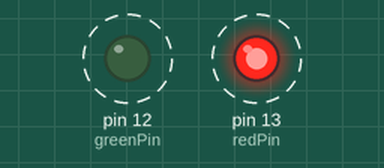
This sketch was run on a simulated Arduino Uno, built with avr-gcc and run on an emulated ATmega328P. On the bench: output pins drawn as LEDs (lit = HIGH). Dashed ring = blinking.

Above: at 0.5 s.
Timing chart, 0 to 4.6 s (numbered marks = the images above):
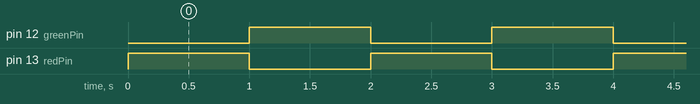

Measured:
- by itself, pin 12 (greenPin), pin 13 (redPin): alternates HIGH for 1.0 s and LOW for 1.0 s

The sketch:

sketch_dec06a.ino
```cpp
int redPin = 13;
int greenPin = 12;

void setup() {
  pinMode(redPin, OUTPUT);
  pinMode(greenPin, OUTPUT);
}

void loop() {
  digitalWrite(redPin, HIGH);
  digitalWrite(greenPin, LOW);
  delay(1000);
  digitalWrite(redPin, LOW);
  digitalWrite(greenPin, HIGH);
  delay(1000);
}
```
